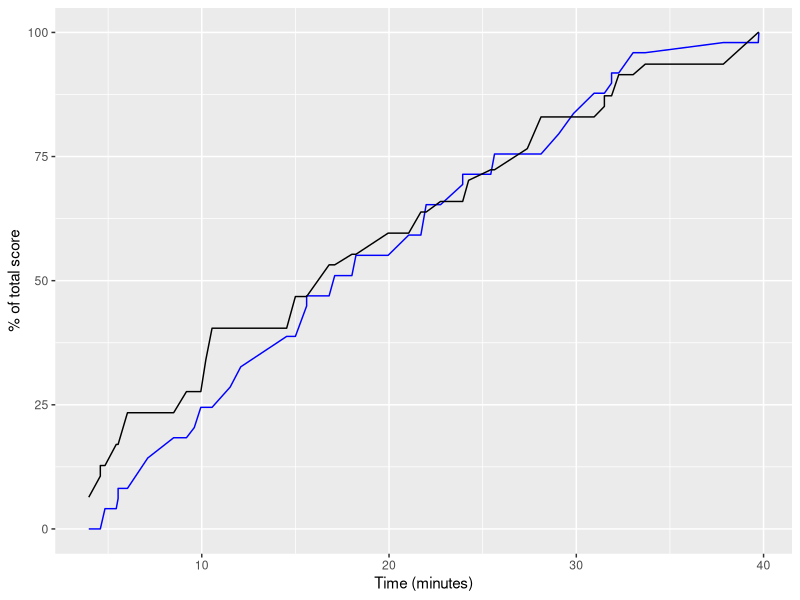

Write R code to recreate this figure.
setwd("~/Desktop/biocomputing/-Biocomputing-Exercise10")

# Problem 1
library(ggplot2)
game = read.table("UWvMSU_1-22-13.txt", sep = "\t", header = TRUE)
df <- data.frame(matrix(ncol = 3, nrow = 0))
colnames(df) <- c('time', "MSU_score", "UW_score")
MSU_score = 0
UW_score = 0

for (i in 1:nrow(game)) {
  if(game$team[i]=="MSU") {
    MSU_score = MSU_score + game$score[i]
  }
  else {
    UW_score = UW_score + game$score[i]
  }
  time = game$time[i]
  df[nrow(df) + 1,] <- c(time, MSU_score, UW_score)
}
for(i in 1:nrow(df)){
  df[i,2] <- (df$MSU_score[i]/MSU_score * 100)
  df[i,3] <- (df$UW_score[i]/UW_score * 100)
}

ggplot() + 
  geom_line(data = df, aes(x = time, y = MSU_score), color = "blue") +
  geom_line(data = df, aes(x = time, y = UW_score), color = "black") +
  xlab("Time (minutes)") + ylab("% of total score")

# Problem 2
random_num = sample(x=(1:100), size = 1)
print("I'm thinking of a number 1-100...")
for(i in 1:11) { # allow for 10 guesses
  guess = readline("Guess: ")
  if(guess == random_num) {
    print("Correct!")
    break
  }
  else if(guess < random_num) {
    print("Higher")
  }
  else if(guess > random_num) {
    print("Lower")
  }
}

